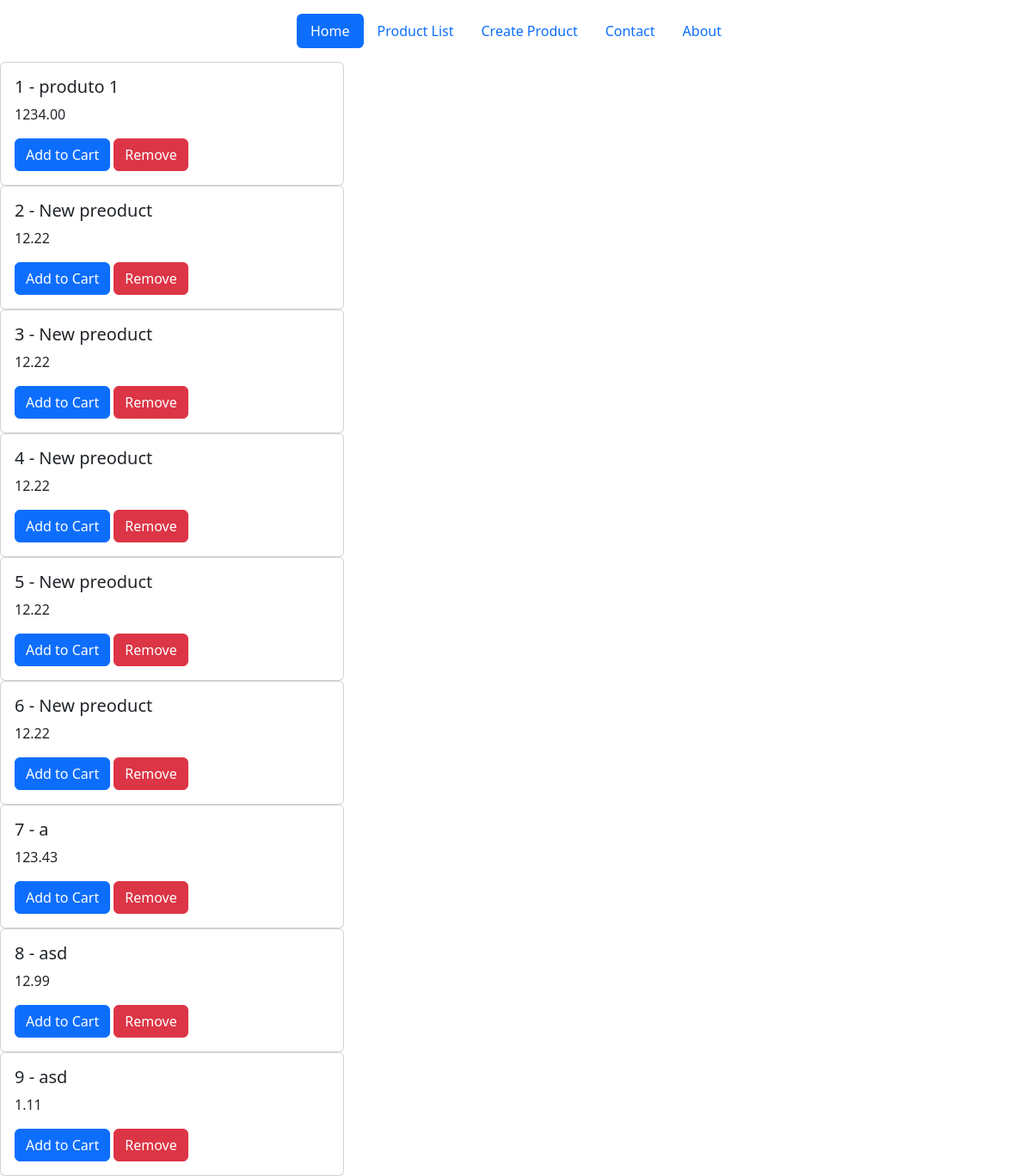
/products/, run on an earlier commit of the app's database.
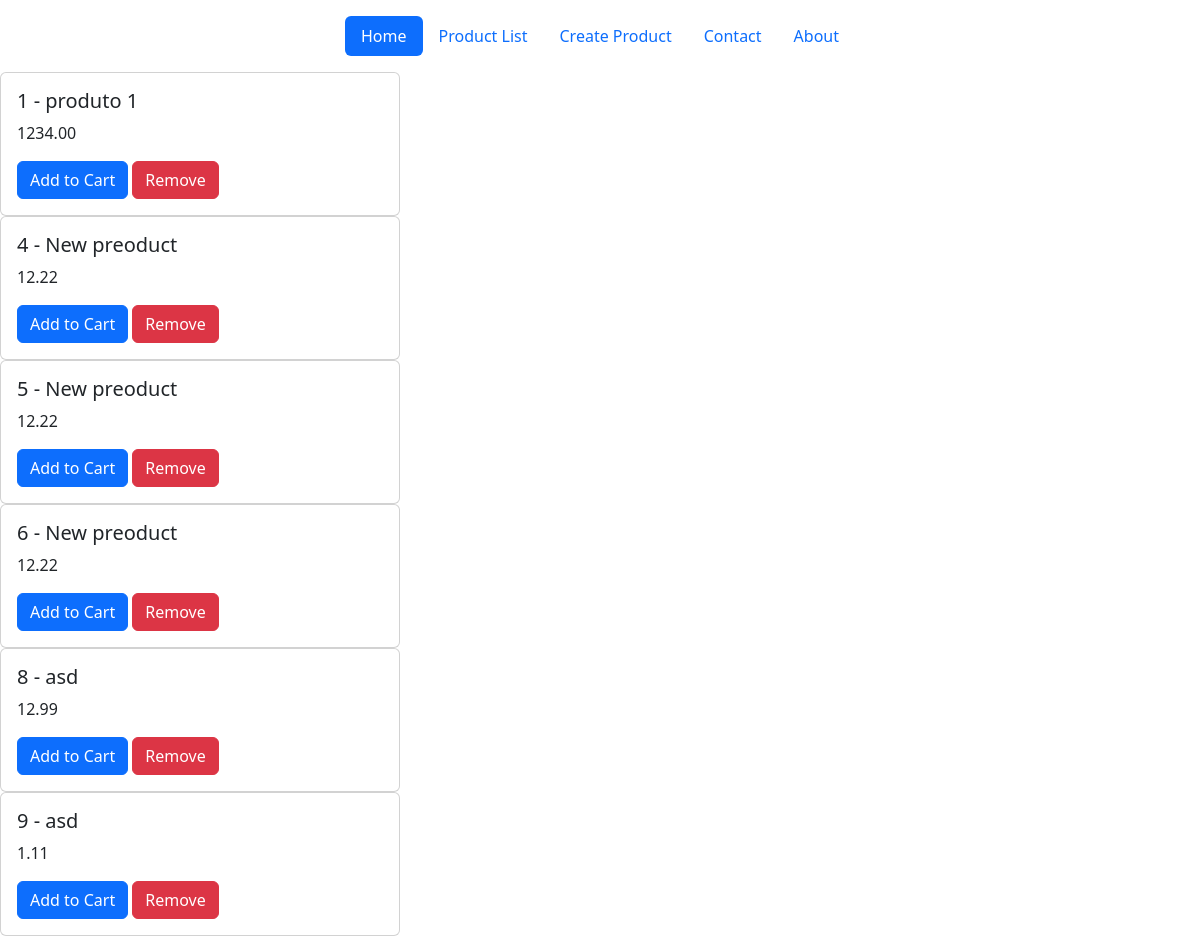
And on a later commit of the database.
### products/models.py (models this page shows)
class Product(models.Model):
	title = models.CharField(max_length=120) #max_len required
	description = models.TextField(blank=True, null=True)
	price = models.DecimalField(decimal_places=2, max_digits=100)
	summary = models.TextField(default="Summary")
	featured = models.BooleanField(default=False)

### products/views.py (the view)
# urls.py: path("products/", product_list_view),
def product_list_view(request):
    objs = Product.objects.all()
    context = {'object_list' : objs}
    return render(request, 'product/list.html', context)

### templates/product/list.html
{% extends 'base.html' %}
{% block content %}
{% for i in object_list  %}
  <div class="product{{i.id}}">
    <div class="col-md-4">
      <div class="card">
        <div class="card-body">
          <h5 class="card-title">{{i.id}} - {{i.title}}</h5>
          <p class="card-text">{{i.price}}</p>
          <a href="/product/{{i.id}}/" class="btn btn-primary">Add to Cart</a>
          <a href="/product/{{i.id}}/delete/" class="btn btn-danger">Remove</a>
        </div>
      </div>
    </div>
  </div>
{% endfor%}
{% endblock %}

### templates/base.html (shortened to what this page needs)
<!DOCTYPE html>
<html lang="en">
  <head>
    <link href="https://cdn.jsdelivr.net/npm/bootstrap@5.3.0/dist/css/bootstrap.min.css" rel="stylesheet">
    {% load static %}
    <link rel="stylesheet" href="{% static '/styles.css' %}">
</head>
<body>
  {% include 'navbar.html'%}
  {% block content %}{% endblock %}
</body>
</html>

### templates/navbar.html
<div class="container">
  <header class="d-flex justify-content-center py-3">
    <ul class="nav nav-pills">
      <li class="nav-item"><a href="/" class="nav-link active" aria-current="page">Home</a></li>
      <li class="nav-item"><a href="/products/" class="nav-link">Product List</a></li>
      <li class="nav-item"><a href="/create/" class="nav-link">Create Product</a></li>
      <li class="nav-item"><a href="/contact/" class="nav-link">Contact</a></li>
      <li class="nav-item"><a href="/about/" class="nav-link">About</a></li>
    </ul>
  </header>
</div>

What changed in the data, as far as the page shows it:
removed Product: id "2", title "New preoduct", price "12.22"
removed Product: id "3", title "New preoduct", price "12.22"
removed Product: id "7", title "a", price "123.43"
